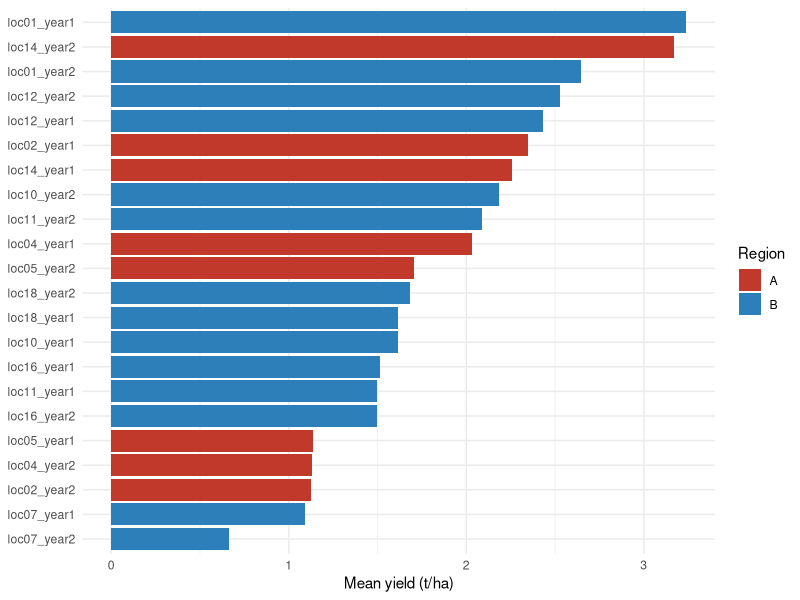
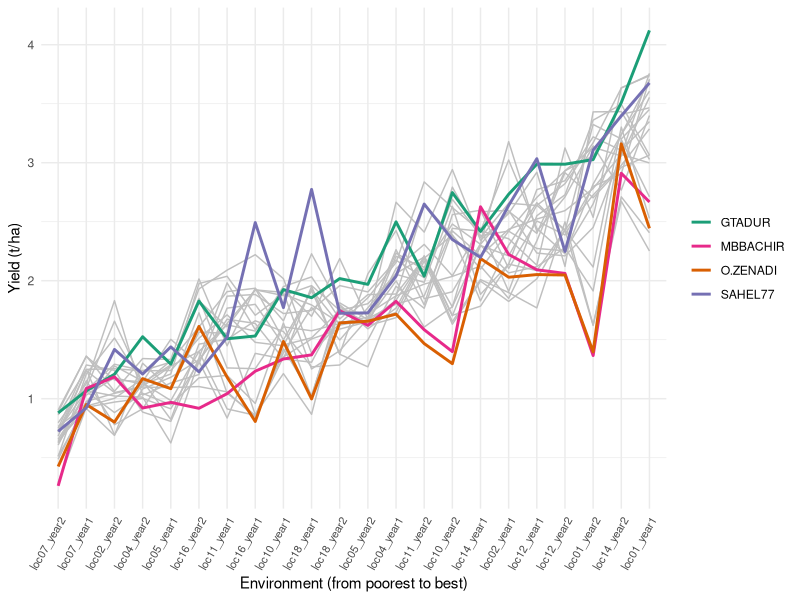
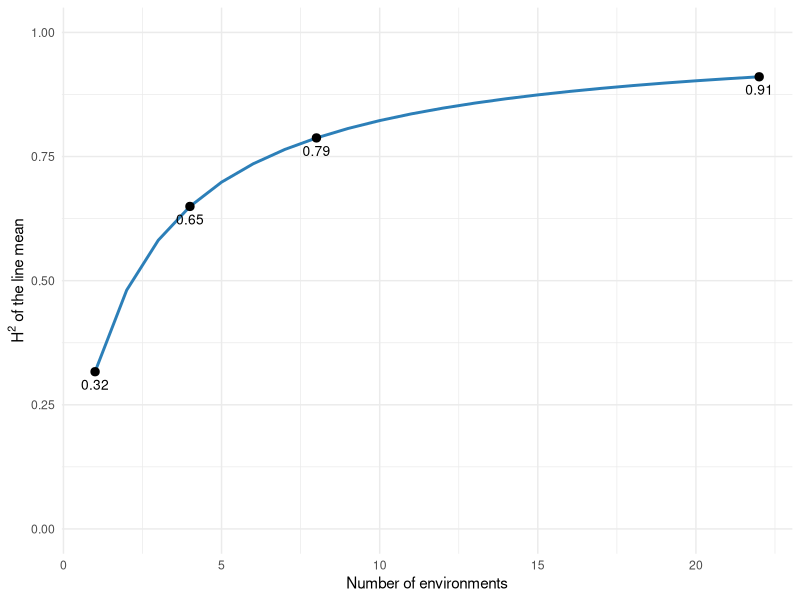
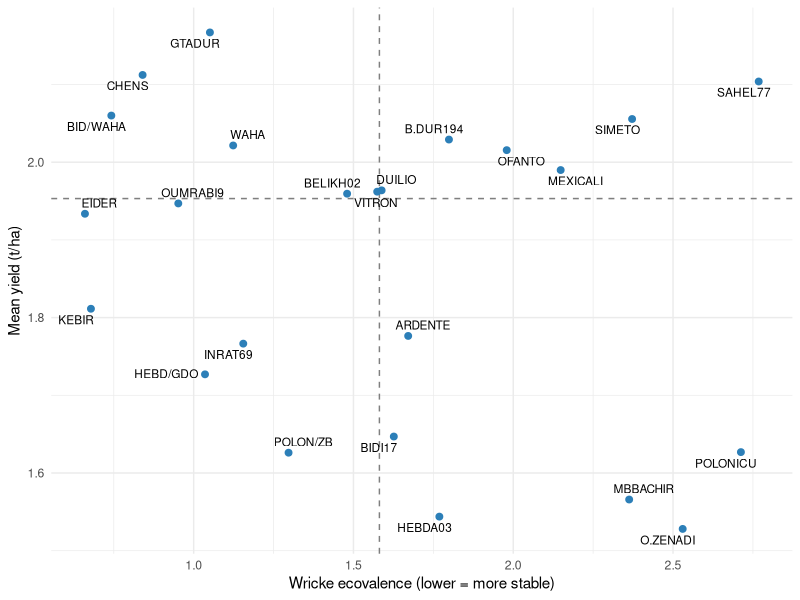
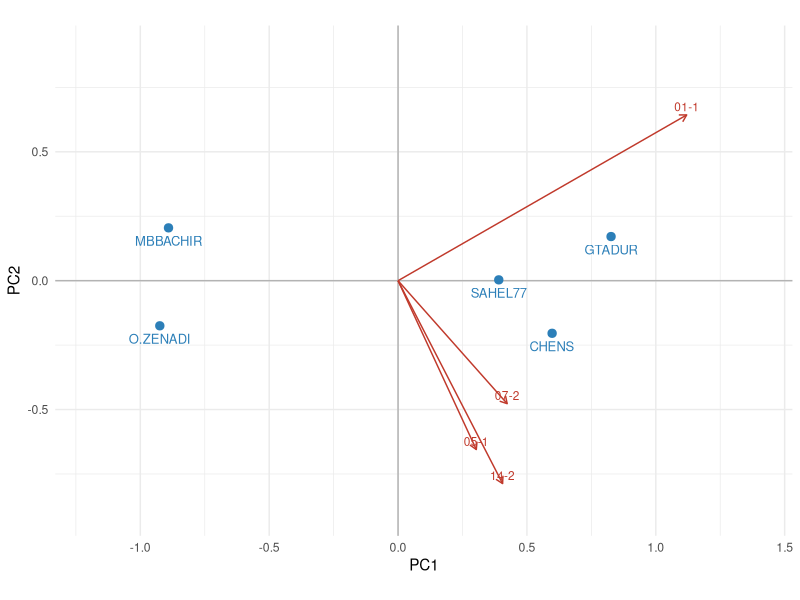
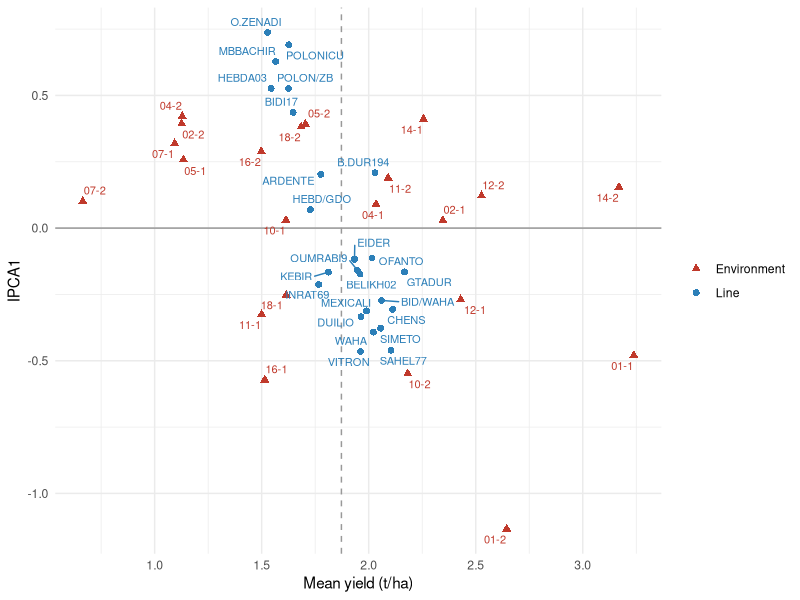
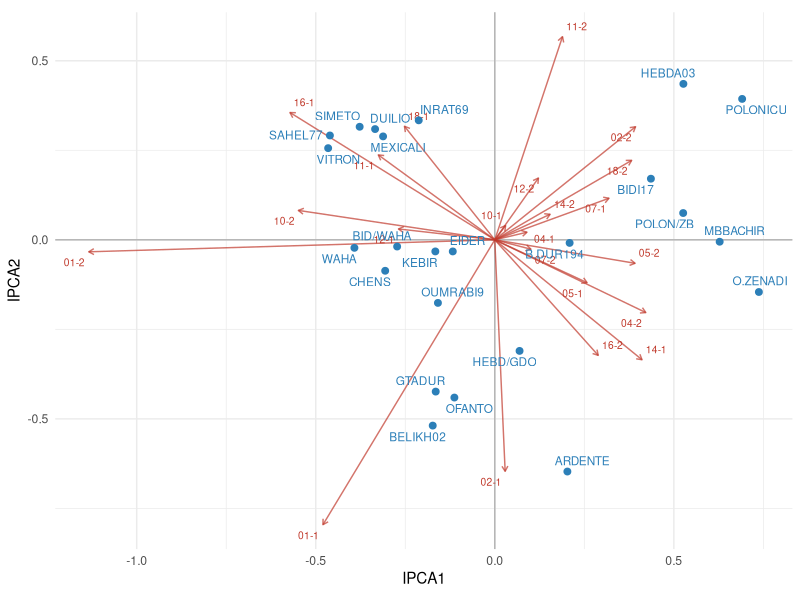
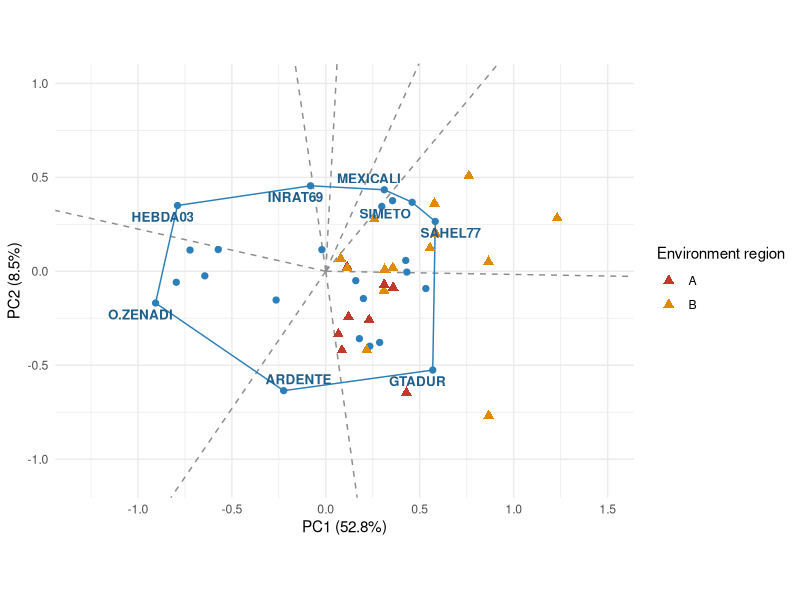

R code for these plots, in order:
## ---- chunk 1
#| message: false
library(dplyr)
library(tidyr)
library(readr)
library(ggplot2)
library(lme4)
## ---- chunk 2
#| include: false
fmt <- function(x, d = 0) format(round(x, d), big.mark = ",", scientific = FALSE, nsmall = d)
theme_set(theme_minimal(base_size = 11))
short <- function(x) sub("loc(\\d+)_year(\\d)", "\\1-\\2", x)   # loc01_year1 -> 01-1
## ---- chunk 3
met <- read_csv("data/Durum_wheat_Algeria.csv", show_col_types = FALSE) |>
  mutate(Genotype = factor(trimws(Genotype)),
         Env      = factor(Environment),
         Loc      = factor(Location),
         Year     = factor(Year),
         Block    = factor(Block),
         region   = factor(region),
         Group    = factor(trimws(GenoGroup)))

met |>
  summarise(plots = n(),
            genotypes = n_distinct(Genotype),
            locations = n_distinct(Loc),
            years = n_distinct(Year),
            environments = n_distinct(Env),
            blocks = n_distinct(Block),
            mean_yield = mean(yield))
## ---- chunk 4
#| include: false
n_g <- nlevels(met$Genotype); n_e <- nlevels(met$Env); n_r <- nlevels(met$Block)
env_region <- as.data.frame(distinct(met, Env, region)); rownames(env_region) <- env_region$Env
## ---- chunk 5
#| label: fig-env-means
#| fig-cap: "Mean yield of the 22 environments. Environments are the dominant source of variation: the best environment yields almost five times more than the worst."
#| fig-width: 8
#| fig-height: 4
env_means <- met |>
  group_by(Env, region) |>
  summarise(yield = mean(yield), .groups = "drop") |>
  mutate(Env = reorder(Env, yield))

ggplot(env_means, aes(yield, Env, fill = region)) +
  geom_col() +
  scale_fill_manual(values = c(A = "#c0392b", B = "#2c7fb8")) +
  labs(x = "Mean yield (t/ha)", y = NULL, fill = "Region")
## ---- chunk 6
#| include: false
env_range <- range(env_means$yield)
## ---- chunk 7
#| label: fig-reaction
#| fig-cap: "Reaction of the 24 lines across the 22 environments (ordered by environment mean). Lines that are not parallel show G×E; lines that cross change their rank."
#| fig-width: 8
#| fig-height: 4.2
gm <- met |>
  group_by(Genotype, Env) |>
  summarise(yield = mean(yield), .groups = "drop")
env_order <- gm |> group_by(Env) |> summarise(m = mean(yield)) |> arrange(m) |> pull(Env)
gm <- mutate(gm, Env = factor(Env, levels = env_order),
             hl = ifelse(Genotype %in% c("GTADUR", "O.ZENADI", "SAHEL77", "MBBACHIR"),
                         as.character(Genotype), "other"))

ggplot(gm, aes(Env, yield, group = Genotype)) +
  geom_line(data = filter(gm, hl == "other"), colour = "grey75") +
  geom_line(data = filter(gm, hl != "other"), aes(colour = hl), linewidth = 1) +
  scale_colour_manual(values = c(GTADUR = "#1b9e77", O.ZENADI = "#d95f02",
                                 SAHEL77 = "#7570b3", MBBACHIR = "#e7298a")) +
  labs(x = "Environment (from poorest to best)", y = "Yield (t/ha)", colour = NULL) +
  theme(axis.text.x = element_text(angle = 60, hjust = 1, size = 8))
## ---- chunk 8
fit_met <- lm(yield ~ Env + Env:Block + Genotype + Genotype:Env, data = met)
an <- anova(fit_met)
an
## ---- chunk 9
#| label: tbl-ss
#| include: false
ss <- an[["Sum Sq"]]; names(ss) <- rownames(an)
pct <- 100 * ss / sum(ss)
## ---- chunk 10
data.frame(source = c("Environment", "Block within environment", "Genotype", "G×E", "Residual"),
           share_of_SS = round(pct[c("Env", "Env:Block", "Genotype", "Env:Genotype", "Residuals")], 1))
## ---- chunk 11
ms <- an[["Mean Sq"]]; names(ms) <- rownames(an)
F_g <- ms["Genotype"] / ms["Env:Genotype"]
df_g <- an["Genotype", "Df"]; df_ge <- an["Env:Genotype", "Df"]
c(F = unname(F_g), p = unname(pf(F_g, df_g, df_ge, lower.tail = FALSE)))
## ---- chunk 12
fit_parts <- lm(yield ~ Env + Env:Block + Genotype + Genotype:Loc + Genotype:Year +
                  Genotype:Env, data = met)
ap <- anova(fit_parts)
ssp <- ap[["Sum Sq"]]; names(ssp) <- rownames(ap)
ge_total <- sum(ssp[c("Genotype:Loc", "Genotype:Year", "Env:Genotype")])
data.frame(part_of_GxE = c("Genotype × Location (repeatable)", "Genotype × Year", "Genotype × Location × Year (not repeatable)"),
           percent = round(100 * ssp[c("Genotype:Loc", "Genotype:Year", "Env:Genotype")] / ge_total, 0))
## ---- chunk 13
fit_vc <- lmer(yield ~ 1 + (1 | Genotype) + (1 | Env) + (1 | Genotype:Env) + (1 | Env:Block),
               data = met, REML = TRUE)
vc <- as.data.frame(VarCorr(fit_vc))
vc <- setNames(vc$vcov, vc$grp)
round(vc, 4)
## ---- chunk 14
#| include: false
s2g <- vc[["Genotype"]]; s2ge <- vc[["Genotype:Env"]]; s2e <- vc[["Residual"]]
H2 <- function(ne, nr = n_r) s2g / (s2g + s2ge / ne + s2e / (ne * nr))
## ---- chunk 15
#| label: fig-h2-env
#| fig-cap: "Heritability of the line mean as a function of the number of environments (4 replicates per environment). Each extra environment helps, with decreasing returns."
#| fig-width: 6
#| fig-height: 3.4
h2_tab <- data.frame(environments = 1:22) |> mutate(H2 = H2(environments))
ggplot(h2_tab, aes(environments, H2)) +
  geom_line(colour = "#2c7fb8", linewidth = 1) +
  geom_point(data = filter(h2_tab, environments %in% c(1, 4, 8, 22)), size = 2.5) +
  geom_text(data = filter(h2_tab, environments %in% c(1, 4, 8, 22)),
            aes(label = round(H2, 2)), vjust = 1.8, size = 3.5) +
  scale_y_continuous(limits = c(0, 1)) +
  labs(x = "Number of environments", y = expression(H^2~"of the line mean"))
## ---- chunk 16
M <- with(met, tapply(yield, list(Genotype, Env), mean))   # genotype x environment table of means
g <- nrow(M); e <- ncol(M)
dc <- M - rowMeans(M) - matrix(colMeans(M), g, e, byrow = TRUE) + mean(M)   # G×E effects (double centred)
env_index <- colMeans(M) - mean(M)

stab <- data.frame(
  mean  = rowMeans(M),
  W     = rowSums(dc^2),                                                    # Wricke ecovalence
  slope = apply(M, 1, function(y) unname(coef(lm(y ~ env_index))[2])),      # Finlay-Wilkinson
  cv    = apply(M, 1, function(y) 100 * sd(y) / mean(y))
) |> arrange(desc(mean))
stab$rank_mean <- seq_len(g)
round(stab, 2)
## ---- chunk 17
#| include: false
sp <- cor(stab[, c("mean", "W", "slope", "cv")], method = "spearman")
## ---- chunk 18
#| label: fig-mean-stab
#| fig-cap: "Mean yield against ecovalence. Lines in the upper left are high yielding and stable. The dashed lines are the medians."
#| fig-width: 7
#| fig-height: 4.5
stab$Genotype <- rownames(stab)
ggplot(stab, aes(W, mean, label = Genotype)) +
  geom_hline(yintercept = median(stab$mean), linetype = 2, colour = "grey50") +
  geom_vline(xintercept = median(stab$W), linetype = 2, colour = "grey50") +
  geom_point(colour = "#2c7fb8", size = 2) +
  ggrepel::geom_text_repel(size = 3, max.overlaps = 30) +
  labs(x = "Wricke ecovalence (lower = more stable)", y = "Mean yield (t/ha)")
## ---- chunk 19
small <- M[c("GTADUR", "SAHEL77", "O.ZENADI", "MBBACHIR", "CHENS"),
           c("loc01_year1", "loc14_year2", "loc05_year1", "loc07_year2")]
round(small, 2)
## ---- chunk 20
pc <- prcomp(small, center = TRUE, scale. = FALSE)
if (mean(pc$rotation[, 1]) < 0) { pc$rotation[, 1] <- -pc$rotation[, 1]; pc$x[, 1] <- -pc$x[, 1] }  # the sign is arbitrary: make PC1 point to higher yield
round(pc$sdev^2 / sum(pc$sdev^2) * 100, 1)       # % of variation of each component
round(pc$x[, 1:2], 2)                             # scores of the lines
round(pc$rotation[, 1:2], 2)                      # loadings of the environments
## ---- chunk 21
#| label: fig-toy-pca
#| fig-cap: "PCA of the small example. Lines (dots) are placed by their scores. Environments (arrows) are placed by their loadings: an arrow points to where that environment gives high yield."
#| fig-width: 6
#| fig-height: 4.2
sc <- as.data.frame(pc$x[, 1:2]); sc$name <- rownames(sc)
ld <- as.data.frame(pc$rotation[, 1:2] * 1.3); ld$name <- short(rownames(ld))
ggplot() +
  geom_hline(yintercept = 0, colour = "grey70") + geom_vline(xintercept = 0, colour = "grey70") +
  geom_segment(data = ld, aes(0, 0, xend = PC1, yend = PC2), colour = "#c0392b",
               arrow = arrow(length = unit(0.2, "cm"))) +
  geom_text(data = ld, aes(PC1, PC2, label = name), colour = "#c0392b", size = 3, vjust = -0.4) +
  geom_point(data = sc, aes(PC1, PC2), size = 2.5, colour = "#2c7fb8") +
  geom_text(data = sc, aes(PC1, PC2, label = name), size = 3.3, vjust = 1.8, colour = "#2c7fb8") +
  coord_equal(xlim = c(-1.2, 1.4), ylim = c(-0.9, 0.9)) + labs(x = "PC1", y = "PC2")
## ---- chunk 22
sv <- svd(dc)
ipca <- data.frame(IPCA = 1:8,
                   percent_of_GxE = round(100 * sv$d[1:8]^2 / sum(sv$d^2), 1))
ipca$cumulative <- cumsum(ipca$percent_of_GxE)
ipca
## ---- chunk 23
G1 <- sv$u[, 1] * sqrt(sv$d[1]); E1 <- sv$v[, 1] * sqrt(sv$d[1])
names(G1) <- rownames(M)
ammi1 <- bind_rows(
  data.frame(name = rownames(M), type = "Line", mean = rowMeans(M), ipca1 = G1),
  data.frame(name = short(colnames(M)), type = "Environment", mean = colMeans(M), ipca1 = E1))
## ---- chunk 24
#| label: fig-ammi1
#| fig-cap: "AMMI1 biplot. Lines (circles) and environments (triangles, named location-year). A line close to the horizontal line (IPCA1 near 0) is stable; a line on the right has a high mean. Lines and environments on the same side of the horizontal line interact positively."
#| fig-width: 8
#| fig-height: 5
ggplot(ammi1, aes(mean, ipca1, shape = type, colour = type, label = name)) +
  geom_hline(yintercept = 0, colour = "grey60") +
  geom_vline(xintercept = mean(M), linetype = 2, colour = "grey60") +
  geom_point(size = 2) +
  ggrepel::geom_text_repel(size = 2.8, max.overlaps = 40, show.legend = FALSE) +
  scale_colour_manual(values = c(Line = "#2c7fb8", Environment = "#c0392b")) +
  scale_shape_manual(values = c(Line = 16, Environment = 17)) +
  labs(x = "Mean yield (t/ha)", y = "IPCA1", colour = NULL, shape = NULL)
## ---- chunk 25
#| include: false
low_g <- rownames(M)[order(G1)][1:3]; high_g <- rownames(M)[order(-G1)][1:3]
ok <- names(G1)[rowMeans(M) > mean(M) & abs(G1) < 0.25]
ok <- ok[order(-rowMeans(M)[ok])]
## ---- chunk 26
#| label: fig-ammi2
#| fig-cap: "AMMI2 biplot with the first two interaction axes. Environments (location-year) are shown as arrows from the origin: environments with arrows in the same direction rank the lines in the same way."
#| fig-width: 7
#| fig-height: 5.5
G2 <- sv$u[, 1:2] %*% diag(sqrt(sv$d[1:2])); rownames(G2) <- rownames(M)
E2 <- sv$v[, 1:2] %*% diag(sqrt(sv$d[1:2])); rownames(E2) <- short(colnames(M))
gg2 <- data.frame(G2, name = rownames(G2)); ee2 <- data.frame(E2, name = rownames(E2))
ggplot() +
  geom_hline(yintercept = 0, colour = "grey70") + geom_vline(xintercept = 0, colour = "grey70") +
  geom_segment(data = ee2, aes(0, 0, xend = X1, yend = X2), colour = "#c0392b", alpha = 0.7,
               arrow = arrow(length = unit(0.15, "cm"))) +
  ggrepel::geom_text_repel(data = ee2, aes(X1, X2, label = name), colour = "#c0392b", size = 2.6,
                           max.overlaps = 40) +
  geom_point(data = gg2, aes(X1, X2), colour = "#2c7fb8", size = 2) +
  ggrepel::geom_text_repel(data = gg2, aes(X1, X2, label = name), colour = "#2c7fb8", size = 3,
                           max.overlaps = 40) +
  coord_equal() + labs(x = "IPCA1", y = "IPCA2")
## ---- chunk 27
gc <- sweep(M, 2, colMeans(M))        # centre by environment
sg <- svd(gc)
Gs <- sg$u[, 1:2] %*% diag(sqrt(sg$d[1:2])); rownames(Gs) <- rownames(M)
Es <- sg$v[, 1:2] %*% diag(sqrt(sg$d[1:2])); rownames(Es) <- colnames(M)
if (mean(Es[, 1]) < 0) { Gs[, 1] <- -Gs[, 1]; Es[, 1] <- -Es[, 1] }   # PC1 positive for the average environment
gge_pct <- round(100 * sg$d[1:2]^2 / sum(sg$d^2), 1)
gge_pct
## ---- chunk 28
#| label: fig-gge-www
#| fig-cap: "GGE biplot, which-won-where view. The polygon joins the lines farthest from the origin. Each sector has a winning line (the vertex) for the environments inside it."
#| fig-width: 7.5
#| fig-height: 6
gg <- data.frame(Gs, name = rownames(Gs)); ee <- data.frame(Es, name = rownames(Es))
ee$region <- env_region[ee$name, "region"]
hull <- chull(Gs)
gg$vertex <- seq_len(nrow(gg)) %in% hull
poly <- gg[c(hull, hull[1]), ]
# perpendicular sector lines through the origin
sect <- do.call(rbind, lapply(seq_along(hull), function(i) {
  p <- Gs[hull[i], ]; q <- Gs[hull[ifelse(i == length(hull), 1, i + 1)], ]
  n <- c(q[2] - p[2], -(q[1] - p[1])); if (sum(n * p) < 0) n <- -n
  n <- n / sqrt(sum(n^2)) * 3
  data.frame(x = 0, y = 0, xend = n[1], yend = n[2])
}))
ggplot() +
  geom_segment(data = sect, aes(x, y, xend = xend, yend = yend), colour = "grey55", linetype = 2) +
  geom_path(data = poly, aes(X1, X2), colour = "#2c7fb8") +
  geom_point(data = gg, aes(X1, X2), colour = "#2c7fb8", size = 1.8) +
  geom_point(data = ee, aes(X1, X2, colour = region), shape = 17, size = 2.4) +
  ggrepel::geom_text_repel(data = filter(gg, vertex), aes(X1, X2, label = name), colour = "#1f5f8b",
                           fontface = "bold", size = 3.4, max.overlaps = 40) +
  scale_colour_manual(values = c(A = "#c0392b", B = "#e08a00")) +
  coord_equal(xlim = c(-1.3, 1.5), ylim = c(-1.1, 1)) +
  labs(x = paste0("PC1 (", gge_pct[1], "%)"), y = paste0("PC2 (", gge_pct[2], "%)"),
       colour = "Environment region")
## ---- chunk 29
#| include: false
win_gge <- apply(Es, 1, function(v) rownames(Gs)[hull][which.max(Gs[hull, ] %*% v)])
sector_tab <- table(sector = win_gge, region = env_region[names(win_gge), "region"])
sec_names <- rownames(sector_tab)
best_all <- names(which.max(rowMeans(M)))
sec_mean <- sapply(sec_names, function(s) {
  ev <- names(win_gge)[win_gge == s]
  c(n = length(ev), winner = mean(M[s, ev]), best_overall = mean(M[best_all, ev]))
})
## ---- chunk 30
sector_tab
## ---- chunk 31
data.frame(sector_winner = sec_names,
           environments = sec_mean["n", ],
           yield_of_sector_winner = round(sec_mean["winner", ], 2),
           yield_of_overall_best = round(sec_mean["best_overall", ], 2)) |>
  mutate(gain_t_ha = round(yield_of_sector_winner - yield_of_overall_best, 2),
         gain_percent = round(100 * gain_t_ha / yield_of_overall_best, 1))
## ---- chunk 32
#| label: fig-gge-mean
#| fig-cap: "GGE biplot, mean against stability. The arrow is the average environment axis: lines further along it yield more. The distance from the axis measures instability."
#| fig-width: 7.5
#| fig-height: 5
aea <- colMeans(Es[, 1:2]); aea_u <- aea / sqrt(sum(aea^2))
perf <- as.numeric(Gs[, 1:2] %*% aea_u)
inst <- abs(Gs[, 1] * aea_u[2] - Gs[, 2] * aea_u[1])
ggplot(gg, aes(X1, X2, label = name)) +
  geom_abline(slope = aea_u[2] / aea_u[1], intercept = 0, colour = "#c0392b", linewidth = 0.9) +
  geom_abline(slope = -aea_u[1] / aea_u[2], intercept = 0, colour = "grey60", linetype = 2) +
  geom_point(colour = "#2c7fb8", size = 2) +
  ggrepel::geom_text_repel(size = 3, colour = "#2c7fb8", max.overlaps = 40) +
  annotate("segment", x = 0, y = 0, xend = 1.6 * aea_u[1], yend = 1.6 * aea_u[2], colour = "#c0392b",
           linewidth = 1, arrow = arrow(length = unit(0.25, "cm"))) +
  coord_equal() + labs(x = paste0("PC1 (", gge_pct[1], "%)"), y = paste0("PC2 (", gge_pct[2], "%)"))
## ---- chunk 33
gge_tab <- data.frame(line = rownames(M), performance = perf, instability = inst) |>
  arrange(desc(performance))
head(gge_tab, 8) |> mutate(across(where(is.numeric), \(x) round(x, 2)))
## ---- chunk 34
decision <- stab |>
  mutate(line = rownames(stab)) |>
  left_join(gge_tab, by = "line") |>
  mutate(rank_gge = rank(-performance), rank_W = rank(W)) |>
  select(line, mean, rank_mean, slope, W, rank_W, instability) |>
  head(10)
decision |> mutate(across(where(is.numeric), \(x) round(x, 2)))
## ---- chunk 35
#| include: false
med_W <- median(stab$W)
top10 <- head(stab, 10)
stable_top <- rownames(top10)[top10$W < med_W]
unstable_top <- rownames(top10)[top10$W >= med_W]
## ---- chunk 36
fit_reg <- lm(yield ~ Env + Env:Block + Genotype + Genotype:region + Genotype:Env, data = met)
ar <- anova(fit_reg)
ge_all <- an["Env:Genotype", "Sum Sq"]
share_reg <- ar["Genotype:region", "Sum Sq"] / ge_all
cor_regions <- with(met, cor(tapply(yield[region == "A"], Genotype[region == "A"], mean),
                             tapply(yield[region == "B"], Genotype[region == "B"], mean)))
c(share_of_GxE_explained_by_region = round(share_reg, 2), correlation_of_line_means_between_regions = round(cor_regions, 2))
## ---- chunk 37
#| label: exercise-solution
dA <- droplevels(filter(met, region == "A"))
mA <- lmer(yield ~ 1 + (1 | Genotype) + (1 | Env) + (1 | Genotype:Env) + (1 | Env:Block), data = dA)
vA <- as.data.frame(VarCorr(mA)); vA <- setNames(vA$vcov, vA$grp)
eA <- nlevels(dA$Env)
H2A <- vA[["Genotype"]] / (vA[["Genotype"]] + vA[["Genotype:Env"]] / eA + vA[["Residual"]] / (eA * n_r))

MA <- with(dA, tapply(yield, list(Genotype, Env), mean))
dcA <- MA - rowMeans(MA) - matrix(colMeans(MA), nrow(MA), ncol(MA), byrow = TRUE) + mean(MA)
tabA <- data.frame(mean = rowMeans(MA), W = rowSums(dcA^2)) |> arrange(desc(mean))
tabA$stable <- ifelse(tabA$W < median(tabA$W), "yes", "no")
head(round(tabA[, 1:2], 2), 3) |> cbind(stable = head(tabA$stable, 3))
